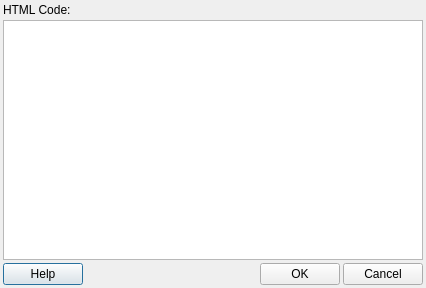
<?xml version="1.0" encoding="UTF-8"?>
<ui version="4.0">
 <class>DB_InsertHtmlDialog</class>
 <widget class="QDialog" name="DB_InsertHtmlDialog">
  <property name="geometry">
   <rect>
    <x>0</x>
    <y>0</y>
    <width>426</width>
    <height>288</height>
   </rect>
  </property>
  <property name="windowTitle">
   <string>Insert HTML</string>
  </property>
  <layout class="QVBoxLayout" name="verticalLayout">
   <property name="spacing">
    <number>3</number>
   </property>
   <property name="margin">
    <number>3</number>
   </property>
   <item>
    <widget class="QLabel" name="label">
     <property name="text">
      <string>HTML Code:</string>
     </property>
    </widget>
   </item>
   <item>
    <widget class="QPlainTextEdit" name="plainTextEdit"/>
   </item>
   <item>
    <layout class="QHBoxLayout" name="horizontalLayout">
     <property name="spacing">
      <number>3</number>
     </property>
     <item>
      <widget class="QPushButton" name="pbHelp">
       <property name="text">
        <string>Help</string>
       </property>
      </widget>
     </item>
     <item>
      <spacer name="horizontalSpacer">
       <property name="orientation">
        <enum>Qt::Horizontal</enum>
       </property>
       <property name="sizeHint" stdset="0">
        <size>
         <width>40</width>
         <height>20</height>
        </size>
       </property>
      </spacer>
     </item>
     <item>
      <widget class="QPushButton" name="pbOk">
       <property name="text">
        <string>OK</string>
       </property>
      </widget>
     </item>
     <item>
      <widget class="QPushButton" name="pbCancel">
       <property name="text">
        <string>Cancel</string>
       </property>
      </widget>
     </item>
    </layout>
   </item>
  </layout>
 </widget>
 <tabstops>
  <tabstop>plainTextEdit</tabstop>
  <tabstop>pbOk</tabstop>
  <tabstop>pbCancel</tabstop>
  <tabstop>pbHelp</tabstop>
 </tabstops>
 <resources/>
 <connections/>
</ui>
